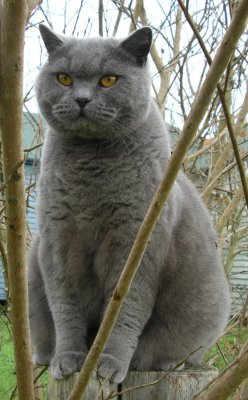
#> input picture data/cat.jpg, 248 x 400 px
$ jupyter execute Pre_03_Matplotlib.ipynb   (older library calls are emulated)
#> lines starting #> are read from the running program, lines starting #| are printed output that depends on the picture
# Matplotlib
[From [cs231n's python tutorial](http://cs231n.github.io/python-numpy-tutorial/)]

Matplotlib은 플로팅 라이브러리입니다. **Matplotlib**은 쉬운 일을 쉽게, 어려운 일은 가능하게 만들어 줍니다. 단지 몇 줄의 코드로 플롯, 히스토그램, 파워 스펙트럼, 막대 차트, 오류 차트, 스캐터플롯 등을 생성 할 수 있습니다.

라이브러리 설명서 : http://matplotlib.org/

이 섹션에서는 MATLAB과 유사한 플롯팅 시스템을 제공하는 matplotlib.pyplot 모듈에 대해 간략하게 소개합니다.

### Plotting
matplotlib의 가장 중요한 기능은 플롯(plot)으로 2D 데이터를 플로팅 할 수 있습니다. 다음은 간단한 예입니다.

[cell 1]
import numpy as np
import matplotlib.pyplot as plt

x = np.arange(0, 3 * np.pi, 0.1)
y = np.sin(x)

plt.plot(x,y)
plt.show()
#> figure, not shown here; curve peaks at x = 1.6, y = 1

추가 작업을 조금만 하면 한 번에 여러 줄을 쉽게 그릴 수 있고, 제목, 범례 및 축 레이블을 추가 할 수 있습니다.

[cell 2]
import numpy as np
import matplotlib.pyplot as plt

x = np.arange(0, 3 * np.pi, 0.1)
y_sin = np.sin(x)
y_cos = np.cos(x)

plt.plot(x, y_sin)
plt.plot(x, y_cos)
plt.xlabel('x axis label')
plt.ylabel('y axis label')
plt.title('Sine and Cosine using pyplot()')
plt.legend(['Sine', 'Cosine'])
plt.show()
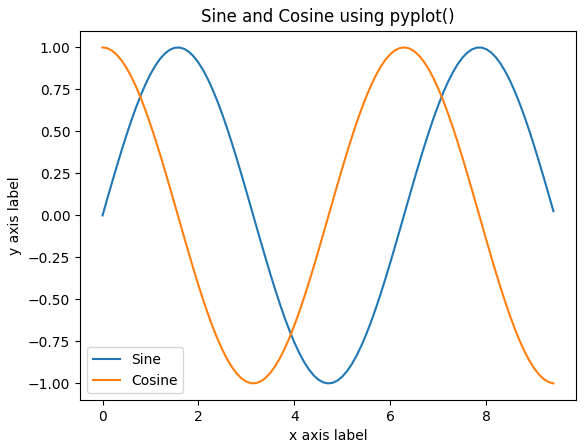
#> figure drawn by matplotlib, 1 panel; curve peaks at x = 1.6, y = 1; curve peaks at x = 0, y = 1

[여기](https://matplotlib.org/api/pyplot_api.html#matplotlib.pyplot.plot)에서 plot 함수에 대해 더 많이 읽을 수 있습니다.
또는, 다음과 같이 subplots()을 사용하여 같은 플로팅을 할 수도 있다.

[cell 3]
fig, ax = plt.subplots()
ax.plot(x, y_sin, x, y_cos)
ax.set_title("Sine and Cosine using pyplot.subplots()")
ax.set_xlabel("x axis label")
ax.set_ylabel("y axis label")
ax.legend(['Sine', 'Cosine'])
plt.show()
#> figure, not shown here; curve peaks at x = 1.6, y = 1; curve peaks at x = 0, y = 1

### subplot
subplot 함수를 사용하여 같은 그림에 다른 것들을 그릴 수 있습니다. 다음은 그 예입니다.

[cell 4]
import numpy as np
import matplotlib.pyplot as plt

x = np.arange(0, 3 * np.pi, 0.1)
y_sin = np.sin(x)
y_cos = np.cos(x)

plt.subplot(2,1,1)
plt.plot(x, y_sin)
plt.title('Sine')

plt.subplot(2,1,2)
plt.plot(x,y_cos)
plt.title('Cosine')

plt.show()
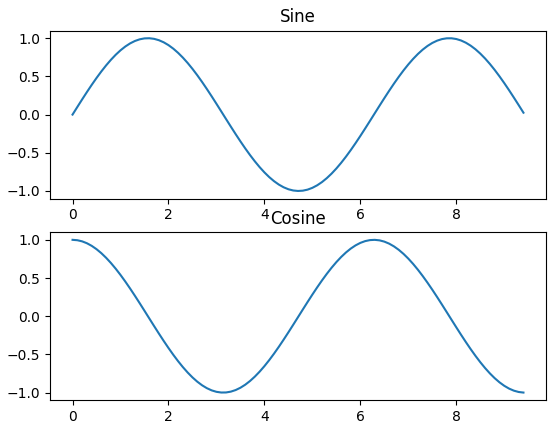
#> figure drawn by matplotlib, 2 panels; panel 1: curve peaks at x = 1.6, y = 1; panel 2: curve peaks at x = 0, y = 1

[cell 5]
import numpy as np
import matplotlib.pyplot as plt

fig, axes = plt.subplots(nrows=1, ncols=3, figsize=(12, 4))

x = np.linspace(0, 5, 10)
axes[0].plot(x, x**2, x, x**3)
axes[0].set_title("default axes ranges")

axes[1].plot(x, x**2, x, x**3)
axes[1].axis('tight')
axes[1].grid()
axes[1].set_title("tight axes")

axes[2].plot(x, x**2, x, x**3)
axes[2].set_xlim([2, 5])
axes[2].set_ylim([0, 60])
axes[2].set_title("custom axis range")
plt.show()
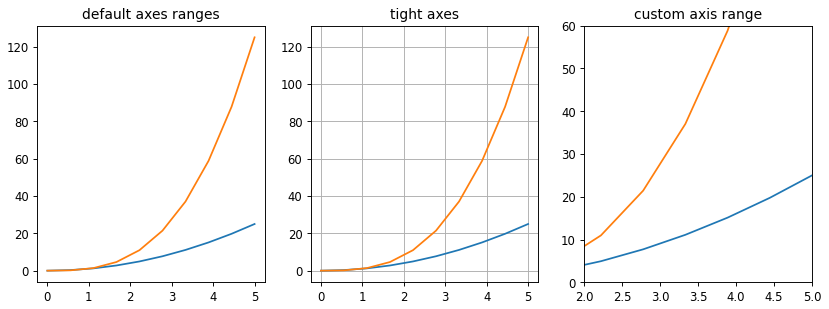
#> figure drawn by matplotlib, 3 panels; panel 1: curve peaks at x = 5, y = 25; panel 1: curve peaks at x = 5, y = 125; panel 2: curve peaks at x = 5, y = 25; panel 2: curve peaks at x = 5, y = 125

[여기](https://matplotlib.org/api/pyplot_api.html#matplotlib.pyplot.subplot)에서 subplot 함수에 대한 자세한 내용을 볼 수 있습니다.

### Bar

[cell 6]
import matplotlib.pyplot as plt

x = [2, 4, 6, 8, 10]
y = [6, 7, 8, 2, 4]

x2 = [1, 3, 5, 7, 9]
y2 = [7, 8, 2, 4, 2]

plt.bar(x, y, label="Bars 1", color="r")
plt.bar(x2, y2, label="Bars 2", color="g")

plt.show()
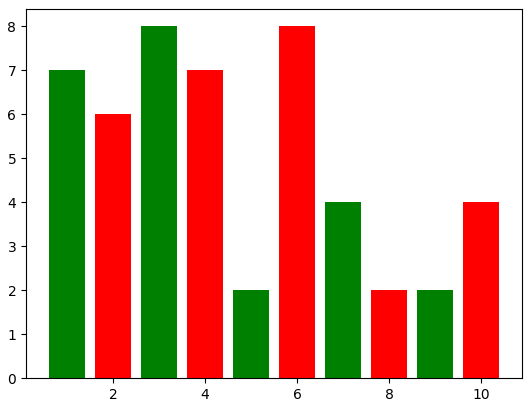
#> figure drawn by matplotlib, 1 panel; tallest bar 8 high, from x = 5.6 to 6.4; tallest bar 8 high, from x = 2.6 to 3.4

### Scatter plot

[cell 7]
import matplotlib.pyplot as plt

x = [1, 2, 3, 4, 5, 6, 7, 8]
y = [5, 2, 4, 2, 1, 4, 5, 2]

plt.scatter(x, y, label="scatter plot", color="b", marker="*")
plt.xlabel('x')
plt.ylabel('y')
plt.title('title')
plt.legend()
plt.show()
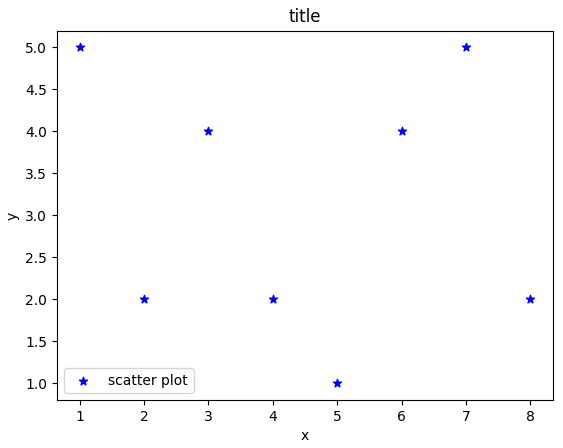
#> figure drawn by matplotlib, 1 panel

### Histogram

[cell 8]
import numpy as np
import matplotlib.pyplot as plt

mu = 100
sigma = 15
x = mu + sigma * np.random.randn(437)

num_bins = 50

fig, axes = plt.subplots()

n, bins, patches = axes.hist(x, num_bins, density=1)
y = ((1 / (np.sqrt(2 * np.pi) * sigma )) *
     np.exp(-0.5 * (1 / sigma * (bins -mu))**2))
axes.plot(bins, y, '--')
axes.set_xlabel('Smarts')
axes.set_ylabel('Probability density')
axes.set_title('Histogram of IQ: $\mu = 100$, $\sigma = 15$')

fig.tight_layout()
plt.show()
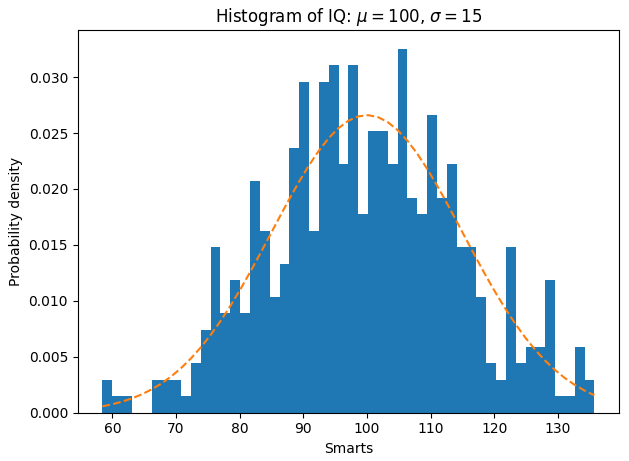
#> figure drawn by matplotlib, 1 panel; tallest bar 0.0325 high, from x = 104.8 to 106.4; curve peaks at x = 100.2, y = 0.0266

### 이미지
imshow 함수를 사용하여 이미지를 표시 할 수 있습니다. 다음은 그 예입니다.

[cell 9]
import numpy as np
from scipy.misc import imread, imsave, imresize

img = imread('data/cat.jpg')
#> img is the input picture: shape (400, 248, 3); mean R, G, B 117.6, 116.7, 103.4
print(img.dtype, img.shape)
#| uint8 (400, 248, 3)

# We can tint the image by scaling each of the color channels
# by a different scalar constant. The image has shape (400, 248, 3);
# we multiply it by the array [1, 0.95, 0.9] of shape (3,);
# numpy broadcasting means that this leaves the red channel unchanged,
# and multiplies the green and blue channels by 0.95 and 0.9
# respectively.
img_tinted = img * [1, 0.95, 0.9]
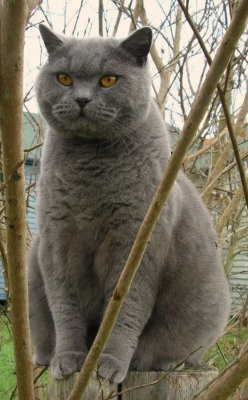
#> img_tinted: shape (400, 248, 3) float64; mean R, G, B 117.6, 110.9, 93.1
print(img_tinted.dtype, img_tinted.shape)
#| float64 (400, 248, 3)

plt.subplot(1,2,1)
plt.imshow(img)
plt.subplot(1,2,2)
plt.imshow(np.uint8(img_tinted))
plt.show()
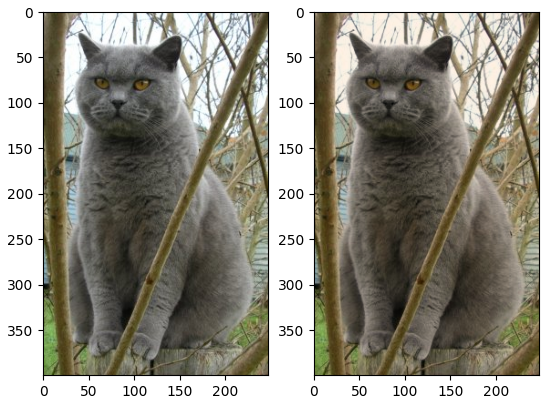
#> figure drawn by matplotlib, 2 panels

# SciPy

Numpy는 고성능 다차원 배열과 이러한 배열을 계산하고 조작하기 위한 기본 도구를 제공합니다. SciPy는 이를 기반으로 numpy 배열에서 작동하며, 과학 및 엔지니어링 응용 프로그램의 다른 유형에 유용한 많은 수의 함수를 제공합니다.

SciPy에 익숙해지는 가장 좋은 방법은 [이 문서](https://docs.scipy.org/doc/scipy/reference/index.html)를 살펴보는 것입니다. SciPy의 일부분을이 수업에 유용하게 사용할 수 있습니다.

[cell 10]
from scipy.misc import imread, imsave, imresize
from skimage.transform import resize
import numpy as np

img = imread('data/cat.jpg')
print(img.dtype, img.shape)
#| uint8 (400, 248, 3)

img_tinted = img * [1, 0.95, 0.9]
img_tinted = resize(img_tinted, (300,300), mode='reflect')
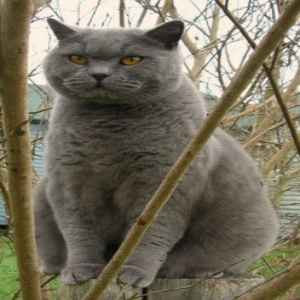
#> img_tinted: shape (300, 300, 3) float64; mean R, G, B 117.6, 110.9, 93.1
print(img_tinted.dtype, img_tinted.shape)
#| float64 (300, 300, 3)

imsave('data/cat_tinted.jpg', np.uint8(img_tinted))

img2 = imread('data/cat_tinted.jpg')
print(img2.dtype, img2.shape)
#| uint8 (300, 300, 3)
plt.imshow(img2)
plt.show()

### 포인트 간 거리
SciPy는 점 집합 사이의 거리를 계산하기 위한 몇 가지 유용한 함수를 정의합니다.
scipy.spatial.distance.pdist 함수는 주어진 집합에서 모든 점 쌍 사이의 거리를 계산합니다 :

[cell 11]
import numpy as np
from scipy.spatial.distance import pdist, squareform

x = np.array([[0,1], [1,0], [2,0]])
print(x)
plt.scatter(x[:,0], x[:,1], color="b", marker="o")
plt.show()
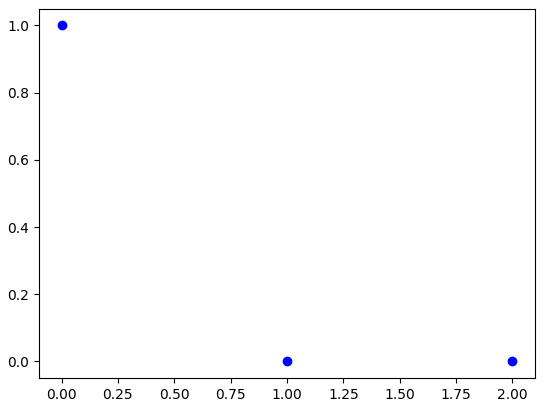
#> figure drawn by matplotlib, 1 panel

d = squareform(pdist(x, 'euclidean'))
print(d)
